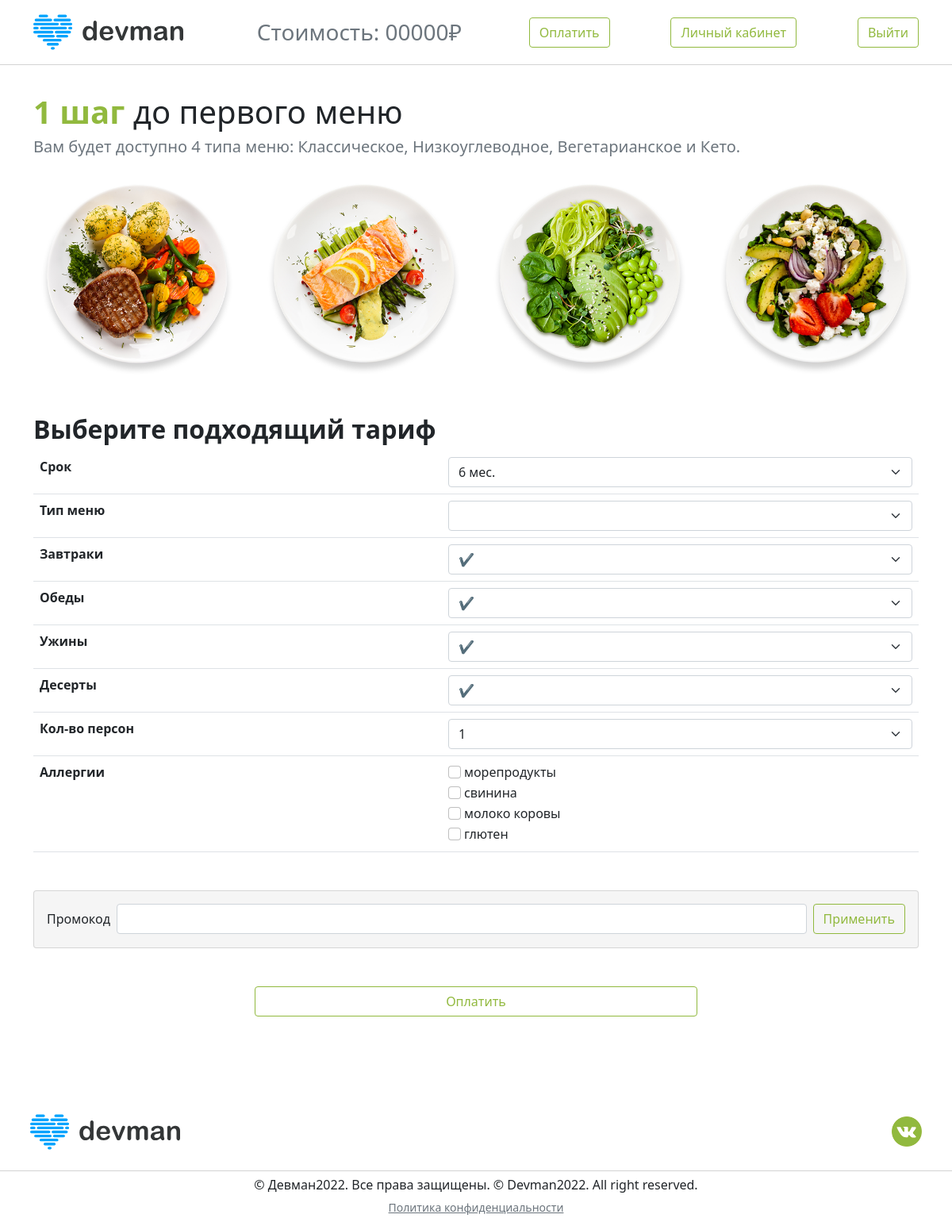
/order/, run on an earlier commit of the app's database.
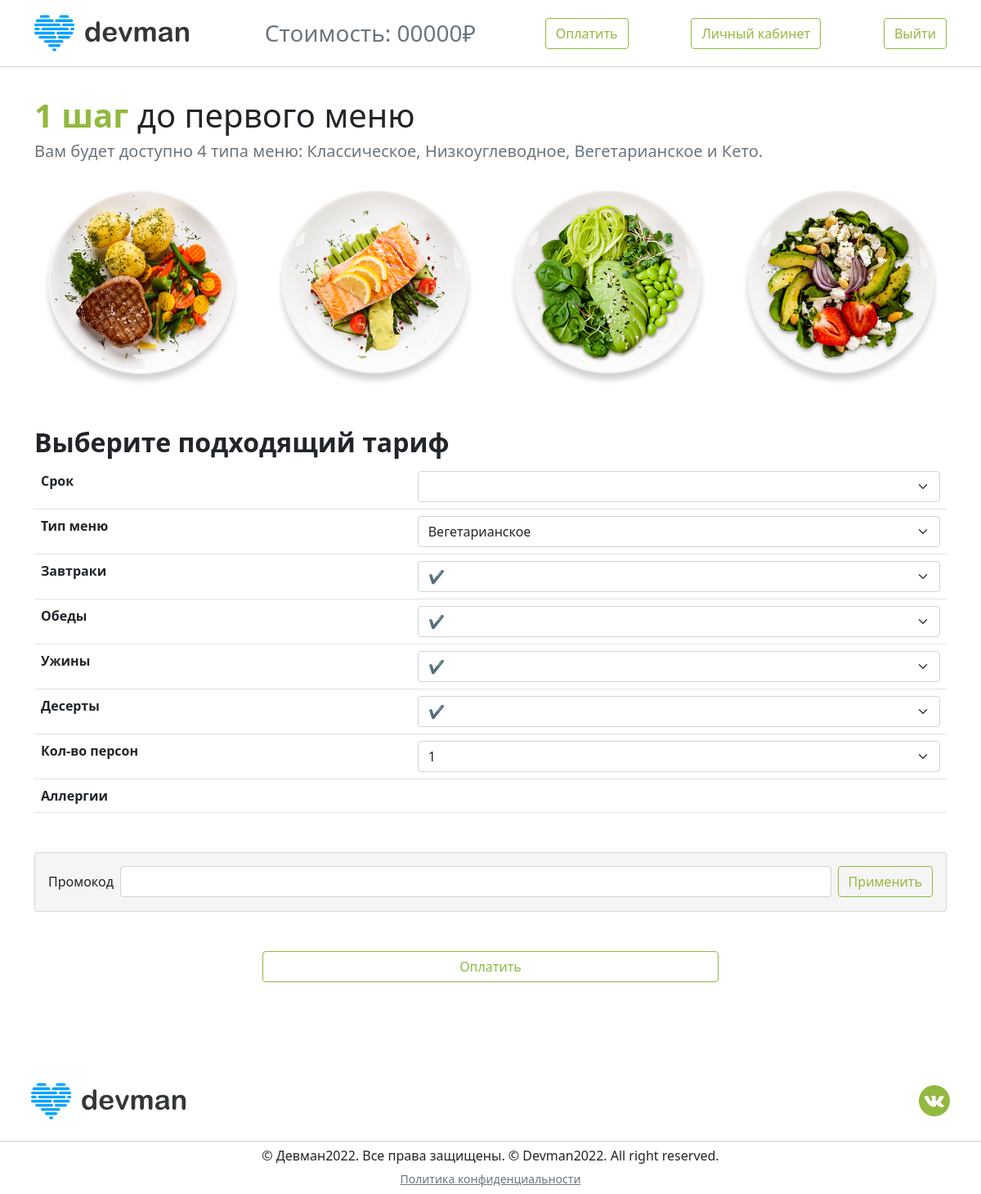
And on a later commit of the database.
### foodservice/models.py (models this page shows, shortened)
class Allergen(models.Model):
    name = models.CharField(
        max_length=25,
        verbose_name='Название алергена'
    )
    class Meta:
        verbose_name = 'аллерген'
        verbose_name_plural = 'аллергены'

class MenuType(models.Model):
    name = models.CharField(
        'название',
        max_length=50
    )
    class Meta:
        verbose_name = 'тип меню'
        verbose_name_plural = 'тип меню'

### subscription/views.py (the view)
# urls.py: path('order/', subs_views.get_subscription, name='order'),
def get_subscription(request):
    terms = set(
        sub_type.term for sub_type
        in SubscriptionType.objects.order_by('-term')
    )
    allergens = set(
        (allergen.name, allergen.id) for allergen in Allergen.objects.all()
    )
    menu_types = set(
        (menu_type.name, menu_type.id) for menu_type in MenuType.objects.all()
    )
    context = {
        'subscription_options': {
            'terms': terms,
            'allergens': allergens,
            'menu_types': menu_types
        }
    }
    if request.method == 'POST':
        register_subscription(request)
        context['subscription_options']['active'] = True
        return HttpResponseRedirect(reverse('profile'))
    return render(request, template_name="order.html", context=context)

### templates/order.html (shortened to what this page needs)
{% extends "base.html" %}
{% load static %}
{% block menu %}
<h3 class="text-secondary mt-2 me-2">Стоимость: 00000₽</h3>
    <button form="order" type="submit" class="btn shadow-none btn-outline-success foodplan_green foodplan__border_green">Оплатить</button>
<form action="{% url 'profile' %}">
    <button class="btn shadow-none btn-outline-success foodplan_green foodplan__border_green">Личный кабинет</button>
</form>
<form action="{% url 'logout' %}">
    <button class="btn shadow-none btn-outline-success foodplan_green foodplan__border_green">Выйти</button>
</form>
{% endblock menu %}
{% block content %}
    <main style="margin-top: calc(2rem + 85px);">
        <section>
            <div class="container">
                <h1><strong class="foodplan_green">1 шаг </strong>до первого меню</h1>
                <h5 class="text-secondary mb-3">Вам будет доступно 4 типа меню: Классическое, Низкоуглеводное, Вегетарианское и Кето.</h5>
                <div class="row mb-5">
                    <div class="col-6 col-md-3">
                        <label for="classic" class="position-relative" style="cursor: pointer;">
                            <img src="{% static 'img/menu_classical.png' %}" alt="" class="w-100">
                        </label>
                    </div>
                    <div class="col-6 col-md-3">
                        <label for="low" class="position-relative" style="cursor: pointer;">
                            <img src="{% static 'img/menu_nizkougl.png' %}" alt="" class="w-100">
                        </label>
                    </div>
                    <div class="col-6 col-md-3">
                        <label for="veg" class="position-relative" style="cursor: pointer;">
                            <img src="{% static 'img/menu_veg.png' %}" alt="" class="w-100">
                        </label>
                    </div>
                    <div class="col-6 col-md-3">
                        <label for="keto" class="position-relative" style="cursor: pointer;">
                            <img src="{% static 'img/menu_keto.png' %}" alt="" class="w-100">
                        </label>
                    </div>
                </div>
                <h2><strong>Выберите подходящий тариф</strong></h2>
                <form method="post" id="order">
                <table class="table text-center text-truncate mb-5">
                    <tbody>
                        <tr>
                            <th scope="row" class="text-start">Срок</th>
                            <td>
                                <select name="term" class="form-select">
                                    {% for term in subscription_options.terms %}
                                    <option value="{{ term }}" selected>{{ term }} мес.</option>
                                    {% endfor %}
                                </select>
                            </td>
                        </tr>
                        <tr>
                            <th scope="row" class="text-start">Тип меню</th>
                            <td>
                                <select name="menu_type" class="form-select">
                                    {% for type in subscription_options.menu_types %}
                                    <option value="{{ type.0 }}" selected>{{ type.0 }}</option>
                                    {% endfor %}
                                </select>
                            </td>
                        </tr>
                        <tr>
                            <th scope="row" class="text-start">Завтраки</th>
                            <td>
                                <select name="breakfast" class="form-select">
                                    <option value="1" selected>&#10004;</option>
                                </select>
                            </td>
                        </tr>
                        <tr>
                            <th scope="row" class="text-start">Обеды</th>
                            <td>
                                <select name="dinner" class="form-select">
                                    <option value="1" selected>&#10004;</option>
                                </select>
                            </td>
                        </tr>
                        <tr>
                            <th scope="row" class="text-start">Ужины</th>
                            <td>
                                <select name="supper" class="form-select">
                                    <option value="1" selected>&#10004;</option>
                                </select>
                            </td>
                        </tr>
                        <tr>
                            <th scope="row" class="text-start">Десерты</th>
                            <td>
                                <select name="desert" class="form-select">
                                    <option value="1" selected>&#10004;</option>
                                </select>
                            </td>
                        </tr>
                        <tr>
                            <th scope="row" class="text-start">Кол-во персон</th>
                            <td>
                                <select name="dishes" class="form-select">
                                    <option value="1" selected>1</option>
                                </select>
                            </td>
                        </tr>
                        <tr>
                            <th scope="row" class="text-start">Аллергии</th>
                            <td>
                                {% for allergen in subscription_options.allergens %}
                                <div class="form-check d-flex justify-content-start">
                                    <input class="form-check-input me-1 foodplan_checked-green" type="checkbox" value="{{ allergen.1 }}" name="allergies">
                                    <label class="form-check-label" for="allergies">
                                        {{ allergen.0 }}
                                    </label>
                                </div>
                                {% endfor %}
                            </td>
                        </tr>
                    </tbody>
                </table>
                </form>
                <form class="card d-flex flex-row align-items-baseline mb-5 p-3 foodplan__bg_grey">
                    <label for="exampleInputPassword1" class="form-label me-2">Промокод</label>
                    <input type="password" class="form-control me-2" id="password">
                    <button type="submit" class="btn shadow-none btn-outline-success foodplan_green foodplan__border_green">Применить</button>
                </form>
                <div class="d-flex justify-content-center my-5">
                    <button form="order" type="submit" class="btn shadow-none btn-outline-success foodplan_green foodplan__border_green w-50">Оплатить</button>
                </div>
            </div>
        </section>
    </main>
{% endblock content %}

### templates/base.html (shortened to what this page needs)
<!DOCTYPE html>
{% load static %}
<html lang="en">
<head>
    <link href="https://cdn.jsdelivr.net/npm/bootstrap@5.0.2/dist/css/bootstrap.min.css" rel="stylesheet"
>
    <link rel="stylesheet" href="{% static 'style.css' %}">
</head>
<body>
    <header>
        <nav class="navbar navbar-light fixed-top navbar__opacity">
            <div class="container">
                <a class="navbar-brand" href="/">
                    <img src="{% static 'img/logo.8d8f24edbb5f.svg' %}" height="55" width="189" alt="">
                </a>
                {% block menu %}
                {% endblock menu %}
            </div>
        </nav>
    </header>
{% block content %}
{% endblock content %}
    <footer>
        <nav class="navbar navbar-expand-md navbar-light mt-5">
            <div class="container p-2">
                <a class="navbar-brand" href="#">
                    <img src="{% static 'img/logo.8d8f24edbb5f.svg' %}" height="55" width="189" alt="">
                </a>
                <div class="footer__sideBtns d-flex">
                    <a href="#">
                        <img src="{% static 'img/vk.png' %}" height="38" width="auto" alt="">
                    </a>
                </div>
            </div>
        </nav>
    </footer>
    <footer class="footer pt-2" style="border-top: 1px solid lightgray;">
        <div class="container d-flex flex-row justify-content-center mb-2">
            <small class="text-center">
                <h6>© Девман2022. Все права защищены. © Devman2022. All right reserved.</h6>
                <a href="#" class="link-secondary">Политика конфиденциальности</a>
            </small>
        </div>
    </footer>
</body>

### static/style.css (style rules this page uses)
html { height: 100%; }
body { background-color: white; min-height: 100%; display: grid; grid-template-rows: auto 1fr auto; }
.foodplan__bg_grey { background-color: #F5F5F5; }
.foodplan_green { color: #91B93E; }
.foodplan__border_green { border-color: #91B93E; }
.navbar__opacity { backdrop-filter: saturate(180%) blur(20px); background-color: rgba(255, 255, 255, 0.72); border-bottom: 1px solid lightgray; }

What changed in the data, as far as the page shows it:
removed Allergen: name "морепродукты"
removed Allergen: name "свинина"
removed Allergen: name "молоко коровы"
removed Allergen: name "глютен"
added MenuType: menu_type "Вегетарианское"
Also different on the page:
form field term: "6 мес." → (not shown)
